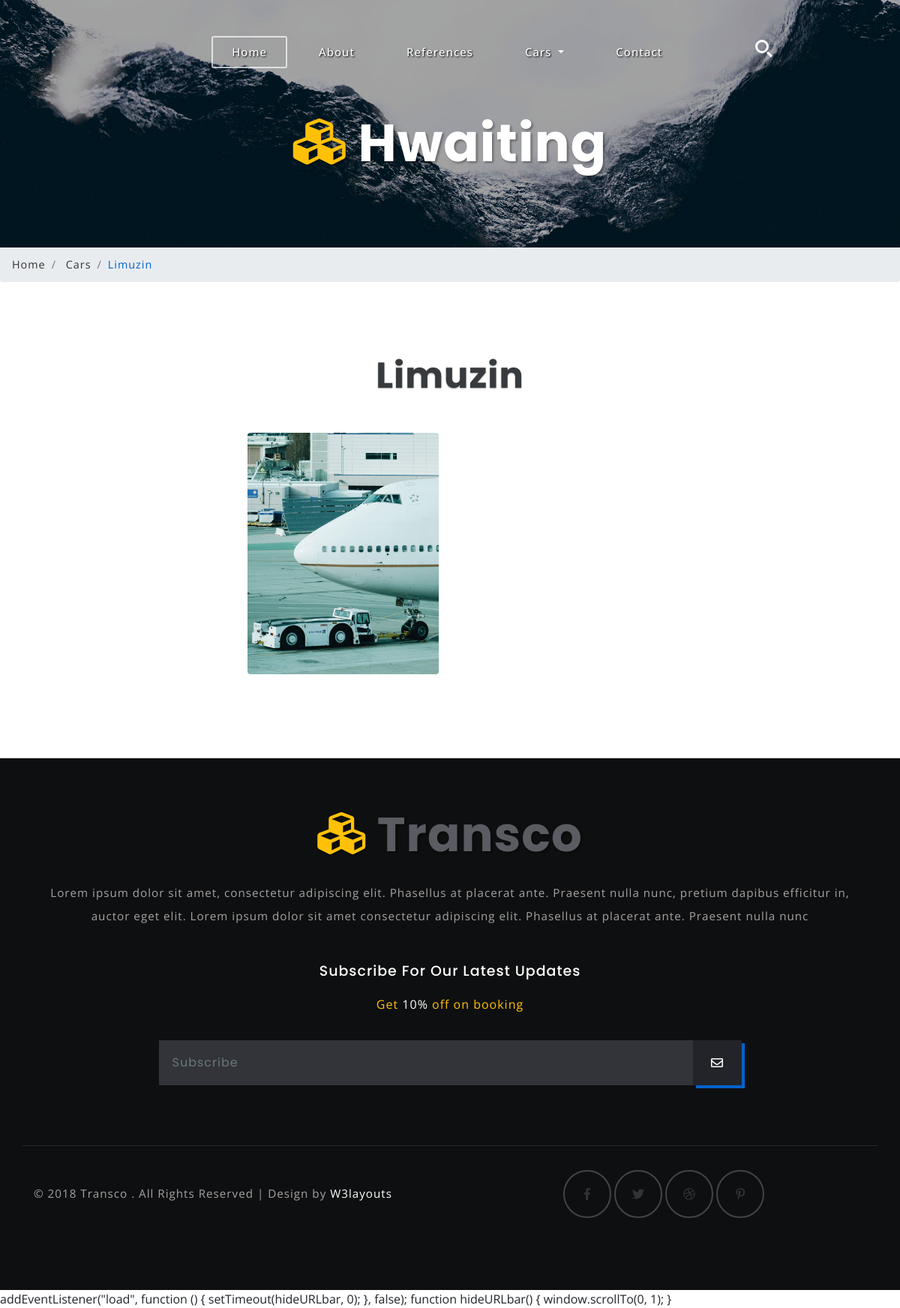
Screenshot of /category/9/Limuzin/ with the database file from the repository.
### car/models.py (models this page shows, shortened)
class Category(MPTTModel):
    STATUS = (
        ('True', 'Evet'),
        ('False', 'Hayır'),
    )
    title = models.CharField(max_length=30)
    keywords = models.CharField(max_length=255)
    description = models.CharField(max_length=255)
    detail = RichTextField()
    status = models.CharField(max_length=10, choices=STATUS)
    image = models.ImageField(blank=True, upload_to='images/')
    slug = models.SlugField(max_length =50, null = True, blank = False)
    parent= models.ForeignKey('self', blank=True, null=True, related_name='children', on_delete=models.CASCADE)
    created_at = models.DateTimeField(auto_now_add=True)
    updated_at = models.DateTimeField(auto_now=True)
    parent = TreeForeignKey('self', on_delete=models.CASCADE, null=True, blank=True, related_name='children')
    class MPTTMeta:
        order_insertion_by = ['title']
    def image_tag(self):
        return mark_safe('<img src="{}" height="50"/>'.format(self.image.url))
    image_tag.short_description = 'Image'

class Car(models.Model):
    STATUS = (
        ('True', 'Evet'),
        ('False', 'Hayır'),
    )
    status = models.CharField(max_length=10, choices=STATUS)
    category = models.ForeignKey(Category, on_delete=models.CASCADE)
    title = models.CharField(max_length=30)
    detail = RichTextField()
    description = models.CharField(max_length=30)
    keywords = models.CharField(max_length=255)
    image = models.ImageField(blank=True, upload_to='images/')
    slug = models.SlugField(max_length =50, null = True, blank = False)
    created_at = models.DateTimeField(auto_now_add=True)
    updated_at = models.DateTimeField(auto_now=True)
    def image_tag(self):
        return mark_safe('<img src="{}" height="50"/>'.format(self.image.url))
    image_tag.short_description = 'Image'

### home/views.py (the view)
# urls.py: path('category/<int:id>/<slug:slug>/',  views.category_cars ,name='category_cars'),
def category_cars(request, id,slug):
    category = Category.objects.all()
    categorydata = Category.objects.get(pk= id)
    cars= Car.objects.filter(category_id = id, status='True')
    context = {'cars': cars,
               'category': category,
               'categorydata': categorydata,
               }
    return render(request, 'cars.html', context)

### home/templates/cars.html (shortened to what this page needs)
{% extends "homebase.html" %}
{% block content %}
	<div class="banner-inner" id="home">
			<div class="wrapper-inner">
				<h3 class="logo text-center">
					<a class="navbar-brand" href="index.html">
						<i class="fas fa-cubes"></i> Hwaiting</a>
				</h3>
			</div>
		</div>
		<ol class="breadcrumb">
			<li class="breadcrumb-item">
				<a href="#">Home</a>
			</li>
			<li class="breadcrumb-item">
				<a href="#">Cars</a>
			</li>
			<li class="breadcrumb-item active">{{categorydata.title}}</li>
		</ol>
	<section class="banner-bottom-agile-w3ls">
		<div class="container">
			<h3 class="tittle-w3ls text-center">{{categorydata.title}}</h3>
			<div class="row inner-sec-w3layouts-agileits">
				{% for dl in cars %}
				<div class="col-md-3 gallery-grids">
					<a class="w3 wow zoomIn animated" href="/car/{{dl.id}}/{{dl.slug}}" data-lightbox="example-set" >
						<img src="{{dl.image.url}}" class="img-fluid rounded zoom-img" alt="" />
					</a>
				</div>
					{% endfor %}
			</div>
		</div>
	</section>
{% endblock %}
{% block footer %}
	addEventListener("load", function () {
		setTimeout(hideURLbar, 0);
	}, false);
	function hideURLbar() {
		window.scrollTo(0, 1);
	}
{% endblock %}

### home/static/css/style.css (style rules this page uses)
html, body { margin: 0; font-size: 100%; font-family: 'Open Sans', sans-serif; background: #fff; }
body a { text-decoration: none; transition: 0.5s all; -webkit-transition: 0.5s all; -moz-transition: 0.5s all; -o-transition: 0.5s all; -ms-transition: 0.5s all; font-family: 'Open Sans', sans-serif; }
h1, h2, h3, h4, h5, h6 { margin: 0; font-family: 'Poppins', sans-serif; letter-spacing: 1px; }
h3.logo a.navbar-brand { font-size: 3em; letter-spacing: 2px; text-shadow: 2px 2px 3px rgba(0, 0, 0, 0.36); color: #fff; margin: 0; font-weight: 700; font-family: 'Poppins', sans-serif; }
h3.logo a.navbar-brand i { color: #ffc107; }
.banner-bottom-agile-w3ls { padding: 6em 0; }
.inner-sec-w3layouts-agileits { margin-top: 4em; }
h3.tittle-w3ls, .feature h3 { font-size: 3.5em; color: #373b3e; text-shadow: 0 1px 2px rgba(0, 0, 0, 0.37); font-weight: 700; }
.wrapper-inner { padding-top: 9em; }
.banner-inner { background: url(../images/banner1.jpg) no-repeat 0px 0px; background-size: cover; -webkit-background-size: cover; -o-background-size: cover; -moz-background-size: cover; -ms-background-size: cover; min-height: 330px; }
li.breadcrumb-item { font-size: 0.9em; letter-spacing: 1px; }
li.breadcrumb-item a { color: #333; }
.breadcrumb-item.active { color: #0062cc; }
.gallery-grids a { display: block; overflow: hidden; position: relative; }
.gallery-grids { margin-bottom: 2em; }
@media (max-width:1440px) { h3.tittle-w3ls, .feature h3 { font-size: 3em; } }
@media (max-width:1440px) { .banner-bottom-agile-w3ls { padding: 5em 0; } }
@media (max-width:1280px) { h3.logo a.navbar-brand { font-size: 2.5em; letter-spacing: 1px; } }
@media (max-width:1280px) { .inner-sec-w3layouts-agileits { margin-top: 3em; } }

### home/static/css/lightbox.css (style rules this page uses)
body:after { display: none; }

### home/static/css/contact.css (style rules this page uses)
body a { text-decoration: none; transition: 0.5s all; -webkit-transition: 0.5s all; -moz-transition: 0.5s all; -o-transition: 0.5s all; -ms-transition: 0.5s all; }

### rows the page displays
Category: title "Limuzin"
Car: image (picture)
